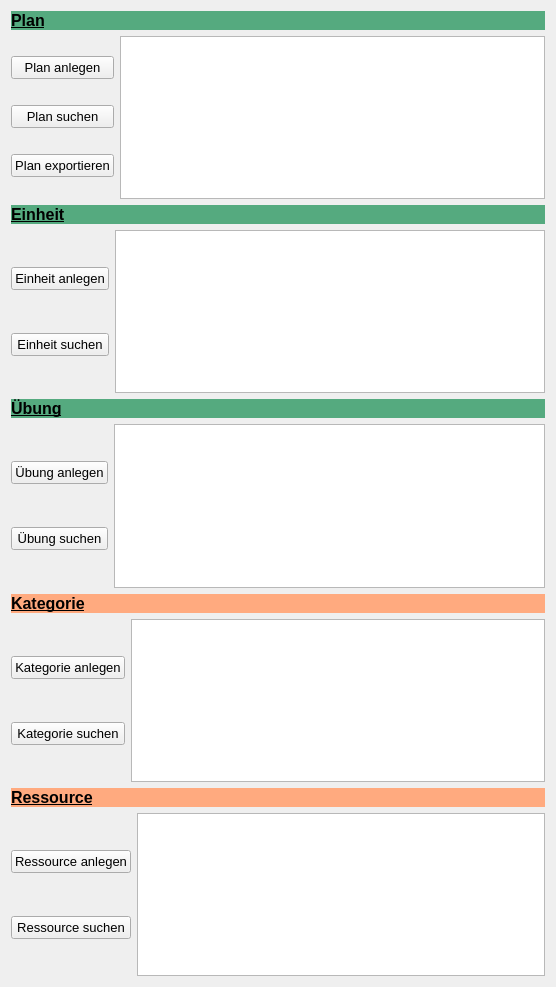
<?xml version="1.0" encoding="UTF-8"?>
<ui version="4.0">
 <class>Form</class>
 <widget class="QWidget" name="Form">
  <property name="geometry">
   <rect>
    <x>0</x>
    <y>0</y>
    <width>556</width>
    <height>987</height>
   </rect>
  </property>
  <property name="windowTitle">
   <string>Form</string>
  </property>
  <layout class="QVBoxLayout" name="verticalLayout">
   <item>
    <widget class="QLabel" name="label_plan">
     <property name="font">
      <font>
       <pointsize>12</pointsize>
       <weight>75</weight>
       <bold>true</bold>
       <underline>true</underline>
      </font>
     </property>
     <property name="styleSheet">
      <string notr="true">background:rgb(85, 170, 127)</string>
     </property>
     <property name="text">
      <string>Plan</string>
     </property>
    </widget>
   </item>
   <item>
    <layout class="QHBoxLayout" name="horizontalLayout_plan">
     <item>
      <layout class="QVBoxLayout" name="verticalLayout_plan">
       <item>
        <widget class="QPushButton" name="pushButton_plan_create">
         <property name="font">
          <font>
           <pointsize>10</pointsize>
          </font>
         </property>
         <property name="toolTip">
          <string>Ein Plan enthält mehrere Einheiten</string>
         </property>
         <property name="autoFillBackground">
          <bool>true</bool>
         </property>
         <property name="text">
          <string>Plan anlegen</string>
         </property>
        </widget>
       </item>
       <item>
        <widget class="QPushButton" name="pushButton_plan_search">
         <property name="font">
          <font>
           <pointsize>10</pointsize>
          </font>
         </property>
         <property name="autoFillBackground">
          <bool>true</bool>
         </property>
         <property name="text">
          <string>Plan suchen</string>
         </property>
        </widget>
       </item>
       <item>
        <widget class="QPushButton" name="pushButton_plan_export">
         <property name="font">
          <font>
           <pointsize>10</pointsize>
          </font>
         </property>
         <property name="text">
          <string>Plan exportieren</string>
         </property>
        </widget>
       </item>
      </layout>
     </item>
     <item>
      <widget class="QTableWidget" name="tableMain_plan">
       <property name="font">
        <font>
         <pointsize>10</pointsize>
        </font>
       </property>
       <property name="sizeAdjustPolicy">
        <enum>QAbstractScrollArea::AdjustToContents</enum>
       </property>
       <property name="editTriggers">
        <set>QAbstractItemView::NoEditTriggers</set>
       </property>
       <property name="showDropIndicator" stdset="0">
        <bool>false</bool>
       </property>
       <property name="alternatingRowColors">
        <bool>true</bool>
       </property>
       <property name="selectionMode">
        <enum>QAbstractItemView::SingleSelection</enum>
       </property>
       <property name="selectionBehavior">
        <enum>QAbstractItemView::SelectRows</enum>
       </property>
       <property name="showGrid">
        <bool>true</bool>
       </property>
       <property name="sortingEnabled">
        <bool>true</bool>
       </property>
       <property name="cornerButtonEnabled">
        <bool>false</bool>
       </property>
       <attribute name="horizontalHeaderHighlightSections">
        <bool>false</bool>
       </attribute>
      </widget>
     </item>
    </layout>
   </item>
   <item>
    <widget class="QLabel" name="label_unit">
     <property name="font">
      <font>
       <pointsize>12</pointsize>
       <weight>75</weight>
       <bold>true</bold>
       <underline>true</underline>
      </font>
     </property>
     <property name="styleSheet">
      <string notr="true">background:rgb(85, 170, 127)</string>
     </property>
     <property name="text">
      <string>Einheit</string>
     </property>
    </widget>
   </item>
   <item>
    <layout class="QHBoxLayout" name="horizontalLayout_unit">
     <item>
      <layout class="QVBoxLayout" name="verticalLayout_unit">
       <item>
        <widget class="QPushButton" name="pushButton_unit_create">
         <property name="font">
          <font>
           <pointsize>10</pointsize>
          </font>
         </property>
         <property name="toolTip">
          <string>Eine Einheit enthält mehrere Übungen</string>
         </property>
         <property name="autoFillBackground">
          <bool>true</bool>
         </property>
         <property name="text">
          <string>Einheit anlegen</string>
         </property>
        </widget>
       </item>
       <item>
        <widget class="QPushButton" name="pushButton_unit_search">
         <property name="font">
          <font>
           <pointsize>10</pointsize>
          </font>
         </property>
         <property name="autoFillBackground">
          <bool>true</bool>
         </property>
         <property name="text">
          <string>Einheit suchen</string>
         </property>
        </widget>
       </item>
      </layout>
     </item>
     <item>
      <widget class="QTableWidget" name="tableMain_unit">
       <property name="font">
        <font>
         <pointsize>10</pointsize>
        </font>
       </property>
       <property name="sizeAdjustPolicy">
        <enum>QAbstractScrollArea::AdjustToContents</enum>
       </property>
       <property name="editTriggers">
        <set>QAbstractItemView::NoEditTriggers</set>
       </property>
       <property name="alternatingRowColors">
        <bool>true</bool>
       </property>
       <property name="selectionMode">
        <enum>QAbstractItemView::SingleSelection</enum>
       </property>
       <property name="selectionBehavior">
        <enum>QAbstractItemView::SelectRows</enum>
       </property>
       <property name="sortingEnabled">
        <bool>true</bool>
       </property>
       <property name="cornerButtonEnabled">
        <bool>false</bool>
       </property>
       <attribute name="horizontalHeaderHighlightSections">
        <bool>false</bool>
       </attribute>
      </widget>
     </item>
    </layout>
   </item>
   <item>
    <widget class="QLabel" name="label_exercise">
     <property name="font">
      <font>
       <pointsize>12</pointsize>
       <weight>75</weight>
       <bold>true</bold>
       <underline>true</underline>
      </font>
     </property>
     <property name="styleSheet">
      <string notr="true">background:rgb(85, 170, 127)</string>
     </property>
     <property name="text">
      <string>Übung</string>
     </property>
    </widget>
   </item>
   <item>
    <layout class="QHBoxLayout" name="horizontalLayout_exercise">
     <property name="sizeConstraint">
      <enum>QLayout::SetDefaultConstraint</enum>
     </property>
     <item>
      <layout class="QVBoxLayout" name="verticalLayout_exercise">
       <item>
        <widget class="QPushButton" name="pushButton_exercise_create">
         <property name="font">
          <font>
           <pointsize>10</pointsize>
          </font>
         </property>
         <property name="toolTip">
          <string>Eine Übung ist die Durchführung einer Aktion</string>
         </property>
         <property name="autoFillBackground">
          <bool>true</bool>
         </property>
         <property name="text">
          <string>Übung anlegen</string>
         </property>
        </widget>
       </item>
       <item>
        <widget class="QPushButton" name="pushButton_exercise_search">
         <property name="font">
          <font>
           <pointsize>10</pointsize>
          </font>
         </property>
         <property name="autoFillBackground">
          <bool>true</bool>
         </property>
         <property name="text">
          <string>Übung suchen</string>
         </property>
        </widget>
       </item>
      </layout>
     </item>
     <item>
      <widget class="QTableWidget" name="tableMain_exercise">
       <property name="font">
        <font>
         <pointsize>10</pointsize>
        </font>
       </property>
       <property name="sizeAdjustPolicy">
        <enum>QAbstractScrollArea::AdjustToContents</enum>
       </property>
       <property name="editTriggers">
        <set>QAbstractItemView::NoEditTriggers</set>
       </property>
       <property name="alternatingRowColors">
        <bool>true</bool>
       </property>
       <property name="selectionMode">
        <enum>QAbstractItemView::SingleSelection</enum>
       </property>
       <property name="selectionBehavior">
        <enum>QAbstractItemView::SelectRows</enum>
       </property>
       <property name="sortingEnabled">
        <bool>true</bool>
       </property>
       <property name="cornerButtonEnabled">
        <bool>false</bool>
       </property>
       <attribute name="horizontalHeaderHighlightSections">
        <bool>false</bool>
       </attribute>
      </widget>
     </item>
    </layout>
   </item>
   <item>
    <widget class="QLabel" name="label_category">
     <property name="font">
      <font>
       <pointsize>12</pointsize>
       <weight>75</weight>
       <bold>true</bold>
       <underline>true</underline>
      </font>
     </property>
     <property name="autoFillBackground">
      <bool>false</bool>
     </property>
     <property name="styleSheet">
      <string notr="true">background:rgb(255, 170, 127)</string>
     </property>
     <property name="text">
      <string>Kategorie</string>
     </property>
    </widget>
   </item>
   <item>
    <layout class="QHBoxLayout" name="horizontalLayout_category">
     <property name="sizeConstraint">
      <enum>QLayout::SetMaximumSize</enum>
     </property>
     <item>
      <layout class="QVBoxLayout" name="verticalLayout_category">
       <item>
        <widget class="QPushButton" name="pushButton_category_create">
         <property name="font">
          <font>
           <pointsize>10</pointsize>
          </font>
         </property>
         <property name="autoFillBackground">
          <bool>true</bool>
         </property>
         <property name="text">
          <string>Kategorie anlegen</string>
         </property>
        </widget>
       </item>
       <item>
        <widget class="QPushButton" name="pushButton_category_search">
         <property name="font">
          <font>
           <pointsize>10</pointsize>
          </font>
         </property>
         <property name="autoFillBackground">
          <bool>true</bool>
         </property>
         <property name="text">
          <string>Kategorie suchen</string>
         </property>
        </widget>
       </item>
      </layout>
     </item>
     <item>
      <widget class="QTableWidget" name="tableMain_category">
       <property name="font">
        <font>
         <pointsize>10</pointsize>
        </font>
       </property>
       <property name="sizeAdjustPolicy">
        <enum>QAbstractScrollArea::AdjustToContents</enum>
       </property>
       <property name="editTriggers">
        <set>QAbstractItemView::NoEditTriggers</set>
       </property>
       <property name="alternatingRowColors">
        <bool>true</bool>
       </property>
       <property name="selectionMode">
        <enum>QAbstractItemView::SingleSelection</enum>
       </property>
       <property name="selectionBehavior">
        <enum>QAbstractItemView::SelectRows</enum>
       </property>
       <property name="sortingEnabled">
        <bool>true</bool>
       </property>
       <property name="cornerButtonEnabled">
        <bool>false</bool>
       </property>
       <attribute name="horizontalHeaderHighlightSections">
        <bool>false</bool>
       </attribute>
      </widget>
     </item>
    </layout>
   </item>
   <item>
    <widget class="QLabel" name="label_resource">
     <property name="font">
      <font>
       <pointsize>12</pointsize>
       <weight>75</weight>
       <bold>true</bold>
       <underline>true</underline>
      </font>
     </property>
     <property name="autoFillBackground">
      <bool>false</bool>
     </property>
     <property name="styleSheet">
      <string notr="true">background:rgb(255, 170, 127)</string>
     </property>
     <property name="text">
      <string>Ressource</string>
     </property>
    </widget>
   </item>
   <item>
    <layout class="QHBoxLayout" name="horizontalLayout_resource">
     <property name="sizeConstraint">
      <enum>QLayout::SetMaximumSize</enum>
     </property>
     <item>
      <layout class="QVBoxLayout" name="verticalLayout_resource">
       <item>
        <widget class="QPushButton" name="pushButton_resource_create">
         <property name="font">
          <font>
           <pointsize>10</pointsize>
          </font>
         </property>
         <property name="autoFillBackground">
          <bool>true</bool>
         </property>
         <property name="text">
          <string>Ressource anlegen</string>
         </property>
        </widget>
       </item>
       <item>
        <widget class="QPushButton" name="pushButton_resource_search">
         <property name="font">
          <font>
           <pointsize>10</pointsize>
          </font>
         </property>
         <property name="autoFillBackground">
          <bool>true</bool>
         </property>
         <property name="text">
          <string>Ressource suchen</string>
         </property>
        </widget>
       </item>
      </layout>
     </item>
     <item>
      <widget class="QTableWidget" name="tableMain_resource">
       <property name="font">
        <font>
         <pointsize>10</pointsize>
        </font>
       </property>
       <property name="sizeAdjustPolicy">
        <enum>QAbstractScrollArea::AdjustToContents</enum>
       </property>
       <property name="editTriggers">
        <set>QAbstractItemView::NoEditTriggers</set>
       </property>
       <property name="alternatingRowColors">
        <bool>true</bool>
       </property>
       <property name="selectionMode">
        <enum>QAbstractItemView::SingleSelection</enum>
       </property>
       <property name="selectionBehavior">
        <enum>QAbstractItemView::SelectRows</enum>
       </property>
       <property name="sortingEnabled">
        <bool>true</bool>
       </property>
       <property name="cornerButtonEnabled">
        <bool>false</bool>
       </property>
       <attribute name="horizontalHeaderCascadingSectionResizes">
        <bool>false</bool>
       </attribute>
       <attribute name="horizontalHeaderHighlightSections">
        <bool>false</bool>
       </attribute>
       <attribute name="horizontalHeaderShowSortIndicator" stdset="0">
        <bool>true</bool>
       </attribute>
      </widget>
     </item>
    </layout>
   </item>
  </layout>
 </widget>
 <resources/>
 <connections/>
</ui>
